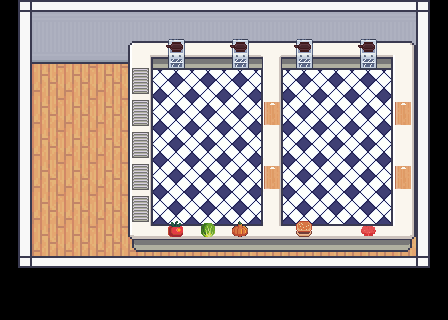

A level layout from a 2D game, rendered from its tile map. Below: a short description, then the map file with its tile-grid data intact:
An orthogonal 14x10 tile map with 32x32 px tiles, 4 tile layers (Ground, Walls, Counters, Cooking Objects), 2 tilesets and 20 objects (4x stoves, 4x chopping_board, serving_station, lettuce, tomato, ...).

<map version="1.9" tiledversion="1.9.2" orientation="orthogonal" renderorder="right-down" width="14" height="10" tilewidth="32" tileheight="32" infinite="0" nextlayerid="22" nextobjectid="40">
 <tileset firstgid="1" source="Room.tsx" />
 <tileset firstgid="392" source="piazza_assets.tsx" />
 <layer id="6" name="Ground" width="14" height="10" locked="1">
  <data encoding="csv">
0,396,396,396,395,395,395,395,395,395,395,395,395,0,
0,396,396,396,395,395,395,395,395,395,395,395,395,0,
0,396,396,396,395,395,395,395,395,395,395,395,395,0,
0,396,396,396,395,395,395,395,395,395,395,395,395,0,
0,396,396,396,395,395,395,395,395,395,395,395,395,0,
0,396,396,396,395,395,395,395,395,395,395,395,395,0,
0,396,396,396,395,395,395,395,395,395,395,395,395,0,
0,396,396,396,396,396,396,396,396,396,396,396,396,0,
0,0,0,0,0,0,0,0,0,0,0,0,0,0,
0,0,0,0,0,0,0,0,0,0,0,0,0,0
</data>
 </layer>
 <layer id="7" name="Walls" width="14" height="10" locked="1">
  <data encoding="csv">
29,291,291,291,291,291,291,291,291,291,291,291,291,31,
46,315,315,315,315,315,315,315,315,315,315,315,315,48,
46,0,0,0,0,0,0,0,0,0,0,0,0,48,
46,0,0,0,0,0,0,0,0,0,0,0,0,48,
46,0,0,0,0,0,0,0,0,0,0,0,0,48,
46,0,0,0,0,0,0,0,0,0,0,0,0,48,
46,0,0,0,0,0,0,0,0,0,0,0,0,48,
46,0,0,0,0,0,0,0,0,0,0,0,0,48,
63,64,64,64,64,64,64,64,64,64,64,64,64,65,
0,0,0,0,0,0,0,0,0,0,0,0,0,0
</data>
 </layer>
 <layer id="8" name="Counters" width="14" height="10">
  <data encoding="csv">
0,0,0,0,0,0,0,0,0,0,0,0,0,0,
0,0,0,0,392,393,393,393,398,393,393,393,394,0,
0,0,0,0,402,403,403,403,408,403,403,403,404,0,
0,0,0,0,412,0,0,0,418,0,0,0,414,0,
0,0,0,0,412,0,0,0,418,0,0,0,414,0,
0,0,0,0,412,0,0,0,418,0,0,0,414,0,
0,0,0,0,412,0,0,0,418,0,0,0,414,0,
0,0,0,0,422,423,423,423,428,423,423,423,424,0,
0,0,0,0,0,0,0,0,0,0,0,0,0,0,
0,0,0,0,0,0,0,0,0,0,0,0,0,0
</data>
 </layer>
 <layer id="10" name="Cooking Objects" width="14" height="10" offsetx="0" offsety="1.33333">
  <data encoding="csv">
0,0,0,0,0,0,0,0,0,0,0,0,0,0,
0,0,0,0,0,433,0,433,0,433,0,433,0,0,
0,0,0,0,3221225888,443,0,443,0,445,0,445,0,0,
0,0,0,0,3221225888,0,0,0,452,0,0,0,462,0,
0,0,0,0,3221225888,0,0,0,0,0,0,0,0,0,
0,0,0,0,3221225888,0,0,0,452,0,0,0,462,0,
0,0,0,0,3221225888,453,454,456,0,455,0,0,0,0,
0,0,0,0,0,463,464,466,0,465,0,467,0,0,
0,0,0,0,0,0,0,0,476,0,0,0,0,0,
0,0,0,0,0,0,0,0,0,0,0,0,0,0
</data>
 </layer>
 <objectgroup id="11" name="walls" visible="0">
  <object id="33" x="126.5" y="40.5" width="288" height="29.25" />
  <object id="34" x="128" y="64" width="25" height="161" />
  <object id="35" x="128" y="224" width="288" height="32" />
  <object id="37" x="390.25" y="64" width="27.5" height="165" />
  <object id="38" x="260.955" y="64.3182" width="22.0909" height="99.3333" />
  <object id="39" x="260.818" y="160.682" width="22.5" height="64.5" />
 </objectgroup>
 <objectgroup id="12" name="stoves" visible="0">
  <object id="9" name="stoves" x="164.667" y="38.9584" width="22.3333" height="32.3541" />
  <object id="11" name="stoves" x="228.5" y="40.1666" width="23" height="31.3333" />
  <object id="12" name="stoves" x="291.833" y="39.5001" width="23" height="33.3333" />
  <object id="13" name="stoves" x="356.167" y="39.8334" width="23" height="32.3333" />
 </objectgroup>
 <objectgroup id="15" name="chopping_board" visible="0">
  <object id="21" name="chopping_board" x="260.625" y="161.75" width="21.7917" height="30.75" />
  <object id="22" name="chopping_board" x="260.166" y="98.8747" width="22.8333" height="28.8333" />
  <object id="23" name="chopping_board" x="389.167" y="98.292" width="28.3333" height="31.3333" />
  <object id="24" name="chopping_board" x="392.25" y="161.667" width="22.6667" height="31.3333" />
 </objectgroup>
 <objectgroup id="21" name="serving_station" visible="0">
  <object id="25" name="serving_station" x="131" y="67" width="19.5" height="156" />
 </objectgroup>
 <objectgroup id="17" name="lettuce">
  <object id="19" name="lettuce" x="192" y="192" width="32" height="64" />
 </objectgroup>
 <objectgroup id="16" name="tomato">
  <object id="20" name="tomato" x="160" y="192" width="32" height="64" />
 </objectgroup>
 <objectgroup id="18" name="onion">
  <object id="18" name="onion" x="224" y="192" width="32" height="64" />
 </objectgroup>
 <objectgroup id="20" name="patty">
  <object id="16" name="patty" x="352" y="192" width="32" height="64" />
 </objectgroup>
 <objectgroup id="19" name="buns">
  <object id="17" name="buns" x="288" y="192" width="32" height="64" />
 </objectgroup>
</map>
